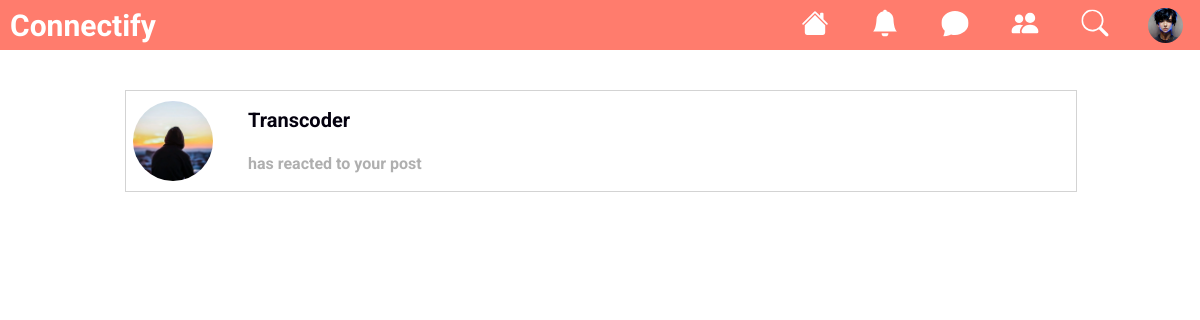
The page /notification/ (signed in) on the database its author committed.
### appOne/models.py (models this page shows, shortened)
class Profile(models.Model):
    username = models.OneToOneField(User,null = True, on_delete = models.SET_NULL)
    profileImg = models.ImageField(upload_to="img", height_field=None, width_field=None,default="pr.png")
    cuvertureImg = models.ImageField(upload_to="img", height_field=None, width_field=None,default="grey.jfif")

class Notifications(models.Model):
    user=models.ForeignKey(User,null = True, on_delete = models.SET_NULL)
    post=models.IntegerField(null = True)
    notification = models.CharField(max_length=200,null = True)
    create_date = models.DateTimeField(default=timezone.now)

### appOne/views.py (the view)
# urls.py: path('notification/', views.notification , name = "notification"),
@login_required(login_url="signin")
def notification(request):
    user = request.user
    profile = Profile.objects.get(username=user)
    myPosts = Posts.objects.filter(username=user)
    notifications = Notifications.objects.all()
    nf=[]
    for j in myPosts:
            if  Notifications.objects.filter(post = j.id):
                note = Notifications.objects.filter(post = j.id).order_by('-create_date')
                for i in note:
                    nf.append({"username":i.user.username,"img":i.user.profile.profileImg.url,"notification":i.notification})
            else:
                pass
    if request.method == 'POST':
        if "postImage" in request.FILES:
            postImage = request.FILES['postImage']
            postContent = request.POST['postContent']
            Posts.objects.create(username=user,postImg=postImage,content=postContent)
            return redirect('profile')
    context = {
        "user":user,
        "profile":profile,
        "notifications":nf
    }
    return render(request, 'appOne/notification.html',context)

### appOne/templates/appOne/notification.html (shortened to what this page needs)
{% load static %}
<!DOCTYPE html>
<html lang="en">
<head>
    <link rel="stylesheet" href="{%static '/css/notification.css'%}">
</head>
<body>
    <nav>
        <div class="logo">
            <h1>Connectify</h1>
        </div>
        <div>
            <ul class="navigation-one">
                    <li>
                        <a href="{%url 'home'%}">
                        </a>
                    </li>
                    <li>
                        <a href="{%url 'notification'%}">
                        <svg xmlns="http://www.w3.org/2000/svg" width="16" height="16" fill="white" class="bi bi-bell-fill" >
                        <path d="M8 16a2 2 0 0 0 2-2H6a2 2 0 0 0 2 2zm.995-14.901a1 1 0 1 0-1.99 0A5.002 5.002 0 0 0 3 6c0 1.098-.5 6-2 7h14c-1.5-1-2-5.902-2-7 0-2.42-1.72-4.44-4.005-4.901z"/>
                        </svg>
                        </a>
                    </li>
                    <li>
                        <a href="{%url 'messages'%}">
                        </a>
                    </li>
                    <li>
                        <a href="{%url 'invitation'%}">
                        </a>
                    </li>
                    <li>
                        <a href="{%url 'search'%}">
                        <svg xmlns="http://www.w3.org/2000/svg" width="16" height="16" fill="white" class="bi bi-search" viewBox="0 0 16 16">
                        <path d="M11.742 10.344a6.5 6.5 0 1 0-1.397 1.398h-.001c.03.04.062.078.098.115l3.85 3.85a1 1 0 0 0 1.415-1.414l-3.85-3.85a1.007 1.007 0 0 0-.115-.1zM12 6.5a5.5 5.5 0 1 1-11 0 5.5 5.5 0 0 1 11 0z"/>
                        </svg>
                        </a>
                    </li>
                    <li class="profile-img">
                        <img src="{{profile.profileImg.url}}" alt="" srcset="">
                    </li>
            </ul>
        </div>
    </nav>
    <div class="container">
           <div class="suggestions">
            {%for i in notifications%}
            <div class="suggestions-friends">
                <div class="suggestions-friends-img">
                    <img src="{{i.img}}" alt="" srcset="">
                </div>
                <div class="content">
                      <h3>{{i.username}}</h3>
                      <h5>{{i.notification}}</h5>
                </div>
            </div>
             {%endfor%}
        </div>
    </div>
</body>
</html>

### static/css/notification.css (style rules this page uses)
:root { --h1:42px; --h2:36px; --h3:30px; --h4:24px; --h5:20px; --h6:14px; --pink:#FF7C6D; --black:#04010E; }
* { font-family: 'Roboto', sans-serif; }
body { padding: 0; margin: 0; box-sizing: border-box; display: flex; justify-content: center; align-items: center; flex-direction: column; }
nav { width: 100%; height: 50px; background-color: var(--pink); display: flex; flex-direction: row; justify-content: space-between; }
nav .logo { width: auto; height: 50px; margin: 0; cursor: pointer; display: flex; justify-content: center; align-items: center; }
nav .logo h1 { color: white; font-size: var(--h3); margin: 10px; }
.navigation-one { width: 100%; height: 50px; margin: 0; padding: 0; display: flex; align-items: center; box-sizing: border-box; }
.navigation-one li { text-decoration: none; list-style: none; margin: 10px; padding: 0%; width: 50px; height: 30px; display: flex; justify-content: center; align-items: center; }
.navigation-one li svg { transform: scale(1.7) }
.profile-img img { width: 35px; height: 35px; border-radius: 20px; cursor: pointer; }
.container { width: 80VW; height: fit-content; margin: 0px; margin-top: 40px; box-sizing: border-box; margin-bottom: 60px; }
.suggestions { box-sizing: border-box; width: 100%; height: auto; padding-left: 5px; padding-right: 5px; }
.suggestions-friends { width: 100%; height: 100px; display: flex; flex-direction: row; align-items: center; justify-content: start; border: solid 1px rgba(150, 150, 150, 0.418); }
.content h3 { font-size: var(--h5); cursor: pointer; color: var(--black); margin-left: 15px; position: relative; top: 5px; }
.content h5 { font-size: 16px; cursor: pointer; color: rgba(138, 138, 138, 0.685); margin-left: 15px; }
.suggestions-friends .suggestions-friends-img { width: fit-content; height: 80px; border-radius: 45px; display: flex; justify-content: center; align-items: center; margin-right: 20px; cursor: pointer; box-sizing: border-box; margin-left: 7px; }
.suggestions-friends .suggestions-friends-img img { width: 80px; height: 80px; border-radius: 45px; }

### rows shown on the page
Profile: profileImg (picture)
Notifications: notification "has reacted to your post"

### other values the page prints
{{ i.username }} "Transcoder"
